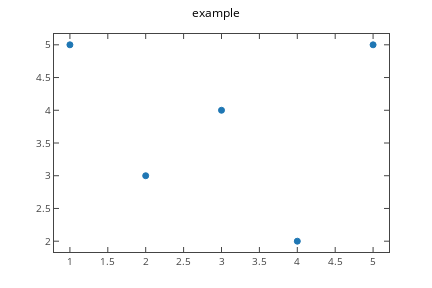

The code cell stored with this chart in its notebook:
### Code cell
py.offline.iplot(tls.mpl_to_plotly(fig))

### Figure 1 — Plotly figure (JSON) as saved in the notebook; plotly's stock layout.template omitted (floating-point values rounded to 4 significant figures)
{"data": [{"marker": {"color": "rgba(31,119,180,1.0)", "line": {"color": "rgba(31,119,180,1.0)", "width": 1}, "size": 6, "symbol": "circle"}, "mode": "markers", "type": "scatter", "uid": "20132605-025b-4774-ab1a-817bb49537db", "x": [1, 2, 3, 4, 5], "xaxis": "x", "y": [5, 3, 4, 2, 5], "yaxis": "y"}], "layout": {"autosize": false, "height": 288, "hovermode": "closest", "margin": {"b": 36, "l": 54, "pad": 0, "r": 43, "t": 34}, "showlegend": false, "title": {"font": {"color": "#000000", "size": 12}, "text": "example"}, "width": 432, "xaxis": {"anchor": "y", "domain": [0, 1], "mirror": "ticks", "nticks": 11, "range": [0.7901, 5.21], "showgrid": false, "showline": true, "side": "bottom", "tickfont": {"size": 10}, "ticks": "inside", "type": "linear", "zeroline": false}, "yaxis": {"anchor": "x", "domain": [0, 1], "mirror": "ticks", "nticks": 9, "range": [1.835, 5.165], "showgrid": false, "showline": true, "side": "left", "tickfont": {"size": 10}, "ticks": "inside", "type": "linear", "zeroline": false}}}
